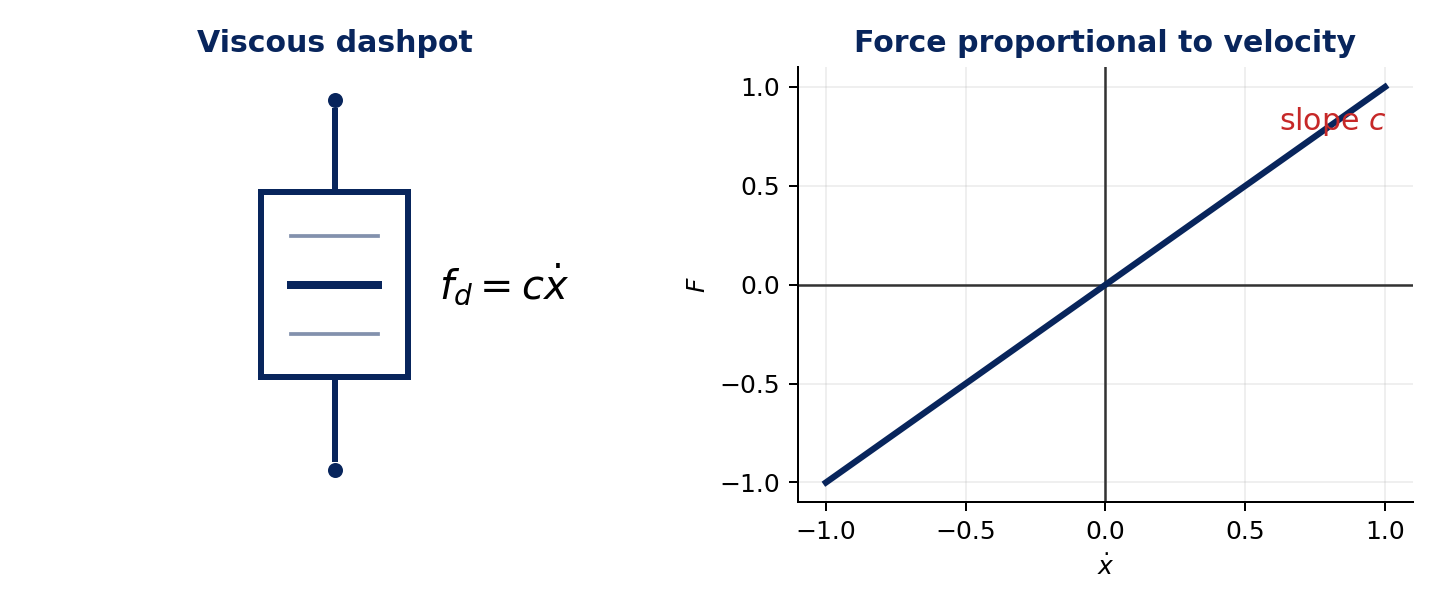

Write the Python code that produced this figure.
#!/usr/bin/env python3
"""Figure: viscous dashpot model and linear force-velocity relation."""

from __future__ import annotations

from plot_helpers import NAVY, OUT, RED, configure_matplotlib_cache


configure_matplotlib_cache()
import matplotlib.pyplot as plt
from matplotlib.patches import Rectangle


fig, (ax_damper, ax_curve) = plt.subplots(1, 2, figsize=(8.0, 3.4))

ax_damper.set_xlim(0, 5)
ax_damper.set_ylim(0, 4)
ax_damper.axis("off")
ax_damper.set_title("Viscous dashpot", color=NAVY, fontweight="bold")
ax_damper.plot([2.5, 2.5], [3.6, 2.85], color=NAVY, linewidth=2.4)
ax_damper.plot([2.5, 2.5], [1.15, 0.4], color=NAVY, linewidth=2.4)
ax_damper.add_patch(Rectangle((1.9, 1.15), 1.2, 1.7, fill=False, edgecolor=NAVY, linewidth=2.4))
ax_damper.plot([2.15, 2.85], [2.0, 2.0], color=NAVY, linewidth=3.2)
ax_damper.plot([2.15, 2.85], [2.45, 2.45], color=NAVY, linewidth=1.5, alpha=0.5)
ax_damper.plot([2.15, 2.85], [1.55, 1.55], color=NAVY, linewidth=1.5, alpha=0.5)
ax_damper.plot(2.5, 3.7, marker="o", color=NAVY, markersize=5)
ax_damper.plot(2.5, 0.3, marker="o", color=NAVY, markersize=5)
ax_damper.text(3.35, 2.0, r"$f_d=c\dot{x}$", fontsize=16, va="center")

ax_curve.set_title("Force proportional to velocity", color=NAVY, fontweight="bold")
ax_curve.spines[["top", "right"]].set_visible(False)
ax_curve.set_xlim(-1.1, 1.1)
ax_curve.set_ylim(-1.1, 1.1)
ax_curve.axhline(0, color="#333333", linewidth=1)
ax_curve.axvline(0, color="#333333", linewidth=1)
ax_curve.plot([-1, 1], [-1, 1], color=NAVY, linewidth=2.5)
ax_curve.text(0.62, 0.78, r"slope $c$", color=RED, fontsize=12)
ax_curve.set_xlabel(r"$\dot{x}$")
ax_curve.set_ylabel(r"$F$")
ax_curve.grid(True, alpha=0.2)

fig.tight_layout()
fig.savefig(OUT / "lecture4_viscous_damping_model.png", dpi=180)
plt.close(fig)
